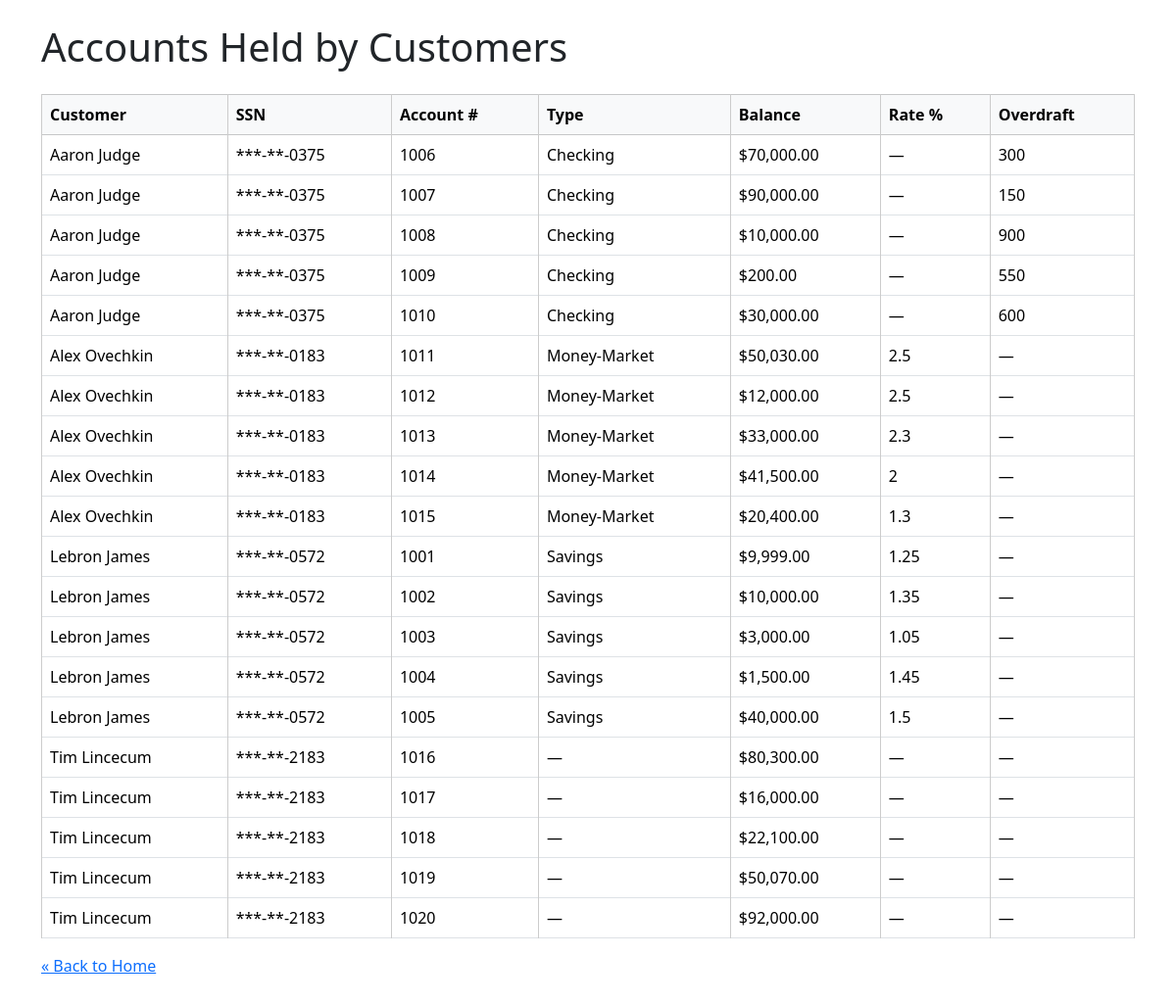
The page /customer_accounts.php on the database its author committed.
### tables this page shows
CREATE TABLE CUSTOMER (
    SSN CHAR(9) NOT NULL,
    Fullname VARCHAR(40) NOT NULL,
    Address VARCHAR(50) NOT NULL, 
    PersonalbankerSSN CHAR (9),
    
    PRIMARY KEY (SSN),
    FOREIGN KEY (PersonalbankerSSN) REFERENCES EMPLOYEE(SSN) ON DELETE CASCADE
);

CREATE TABLE BANKACCOUNT (
    Accountnumber INT NOT NULL,
    BALANCE FLOAT NOT NULL,
    LastAccessed DATE,
    
    PRIMARY KEY (Accountnumber)
);

CREATE TABLE CHECKING (
    Accountnumber INT NOT NULL,
    Overdraft FLOAT NOT NULL,
    
    PRIMARY KEY (Accountnumber),
    FOREIGN KEY (Accountnumber) REFERENCES BANKACCOUNT (Accountnumber) ON DELETE CASCADE
);

### customer_accounts.php (the view, shortened to what this page needs)
<?php
require_once __DIR__ . '/config.php';
$sql = $mysqli->query("
   SELECT c.SSN,
          c.Fullname,
          b.Accountnumber,
          FORMAT(b.BALANCE,2) AS Balance,
          CASE
              WHEN s.Accountnumber IS NOT NULL  THEN 'Savings'
              WHEN ch.Accountnumber IS NOT NULL THEN 'Checking'
              WHEN mm.Accountnumber IS NOT NULL THEN 'Money-Market'
              ELSE '—'
          END AS AcctType,
          COALESCE(s.Interestrate, mm.Varinterestrate) AS Rate,
          ch.Overdraft AS Overdraft
     FROM customer        c
     JOIN openaccount     o  ON o.CustomerSSN = c.SSN
     JOIN bankaccount     b  ON b.Accountnumber = o.Accountnumber
LEFT JOIN savings        s  ON s.Accountnumber  = b.Accountnumber
LEFT JOIN checking       ch ON ch.Accountnumber = b.Accountnumber
LEFT JOIN moneymarket    mm ON mm.Accountnumber = b.Accountnumber
 ORDER BY c.Fullname, b.Accountnumber
");
function redact_ssn(string $ssn): string {
    $tail = substr($ssn, -4);
    return '***-**-' . $tail;
}
?>
<!DOCTYPE html>
<html lang="en">
<head>
  <link rel="stylesheet" href="https://cdn.jsdelivr.net/npm/bootstrap@5.3.2/dist/css/bootstrap.min.css">
</head>
<body class="container py-4">
  <h1 class="mb-4">Accounts Held by Customers</h1>
  <table class="table table-bordered">
    <thead class="table-light">
      <tr>
        <th>Customer</th><th>SSN</th>
        <th>Account #</th><th>Type</th><th>Balance</th>
        <th>Rate&nbsp;%</th><th>Overdraft</th>
      </tr>
    </thead>
    <tbody>
      <?php while ($r = $sql->fetch_assoc()): ?>
        <tr>
          <td><?= htmlspecialchars($r['Fullname']) ?></td>
          <td><?= redact_ssn($r['SSN'])            ?></td>
          <td><?= $r['Accountnumber']               ?></td>
          <td><?= $r['AcctType']                    ?></td>
          <td>$<?= $r['Balance']                    ?></td>
          <td><?= $r['Rate']      !== null ? $r['Rate']      : '—' ?></td>
          <td><?= $r['Overdraft'] !== null ? $r['Overdraft'] : '—' ?></td>
        </tr>
      <?php endwhile; ?>
    </tbody>
  </table>
  <p><a href="index.php">« Back to Home</a></p>
</body>
</html>

### customer_accounts.php (style rules this page uses)
table { border-collapse:collapse }
td,th { border:1px solid #ccc;padding:6px }

### rows shown on the page
customer: Fullname "Aaron Judge", SSN "***-**-0375", bankaccount.Accountnumber "1006", AcctType "Checking", Balance "70,000.00", checking.Overdraft "300", bankaccount.Accountnumber "1007", Balance "90,000.00", checking.Overdraft "150", bankaccount.Accountnumber "1008", Balance "10,000.00", checking.Overdraft "900", bankaccount.Accountnumber "1009", Balance "200.00", checking.Overdraft "550", bankaccount.Accountnumber "1010", Balance "30,000.00", checking.Overdraft "600"
customer: Fullname "Alex Ovechkin", SSN "***-**-0183", bankaccount.Accountnumber "1011", AcctType "Money-Market", Balance "50,030.00", Rate "2.5", bankaccount.Accountnumber "1012", Balance "12,000.00", bankaccount.Accountnumber "1013", Balance "33,000.00", Rate "2.3", bankaccount.Accountnumber "1014", Balance "41,500.00", Rate "2", bankaccount.Accountnumber "1015", Balance "20,400.00", Rate "1.3"
customer: Fullname "Lebron James", SSN "***-**-0572", bankaccount.Accountnumber "1001", AcctType "Savings", Balance "9,999.00", Rate "1.25", bankaccount.Accountnumber "1002", Balance "10,000.00", Rate "1.35", bankaccount.Accountnumber "1003", Balance "3,000.00", Rate "1.05", bankaccount.Accountnumber "1004", Balance "1,500.00", Rate "1.45", bankaccount.Accountnumber "1005", Balance "40,000.00", Rate "1.5"
customer: Fullname "Tim Lincecum", SSN "***-**-2183", bankaccount.Accountnumber "1016", AcctType "—", Balance "80,300.00", bankaccount.Accountnumber "1017", Balance "16,000.00", bankaccount.Accountnumber "1018", Balance "22,100.00", bankaccount.Accountnumber "1019", Balance "50,070.00", bankaccount.Accountnumber "1020", Balance "92,000.00"
